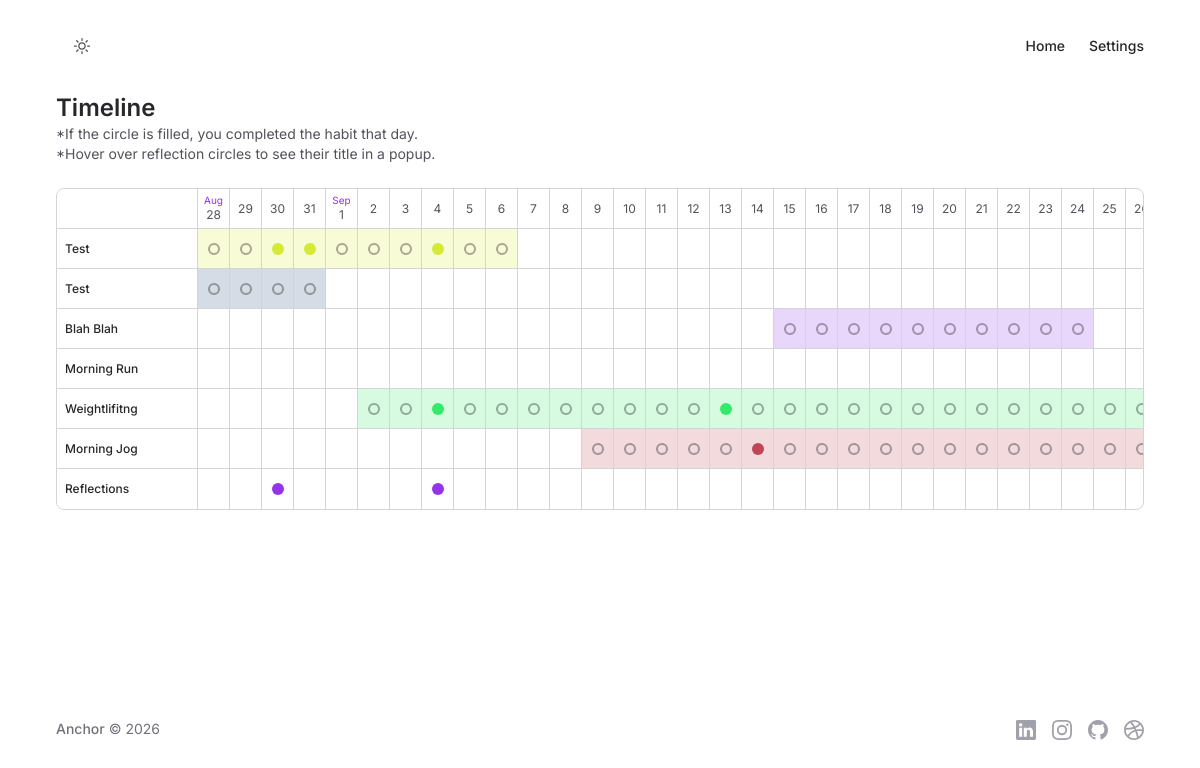
/timeline (signed in), run on the app's committed database.
### tables this page shows
CREATE TABLE habits (
id INTEGER PRIMARY KEY AUTOINCREMENT NOT NULL,
user_id INTEGER NOT NULL,
habit TEXT NOT NULL,
description TEXT,
start_date TEXT NOT NULL,
end_date TEXT NOT NULL, colour TEXT NOT NULL DEFAULT '#ffffff');

CREATE TABLE reflections (
id INTEGER PRIMARY KEY AUTOINCREMENT NOT NULL,
user_id INTEGER NOT NULL,
title TEXT NOT NULL,
date TEXT NOT NULL,
content TEXT NOT NULL);

### app.py (the view)
@app.route("/timeline")
@login_required
def timeline():
    CELL_WIDTH = 32   # px per day column
    LABEL_WIDTH = 140 # px for the sticky habit-name column
    db = get_db()
    user_id = session["user_id"]
    habits = [dict(r) for r in db.execute(
        "SELECT id, habit, start_date, end_date, colour FROM habits WHERE user_id = ?",
        (user_id,)
    ).fetchall()]
    logs = [dict(r) for r in db.execute(
        """SELECT habit_logs.habit_id, habit_logs.completed_date
           FROM habit_logs
           JOIN habits ON habit_logs.habit_id = habits.id
           WHERE habits.user_id = ?""",
        (user_id,)
    ).fetchall()]
    reflections = [dict(r) for r in db.execute(
        "SELECT date, title, content FROM reflections WHERE user_id = ?",
        (user_id,)
    ).fetchall()]
    if not habits:
        return render_template("timeline.html", habits=[], date_headers=[], reflection_row=[],
                                cell_width=CELL_WIDTH, label_width=LABEL_WIDTH)
    all_dates = []
    for h in habits:
        all_dates += [date.fromisoformat(h["start_date"]), date.fromisoformat(h["end_date"])]
    for l in logs:
        all_dates.append(date.fromisoformat(l["completed_date"]))
    for r in reflections:
        all_dates.append(date.fromisoformat(r["date"]))
    min_date, max_date = min(all_dates), max(all_dates)
    dates = []
    cursor = min_date
    while cursor <= max_date:
        dates.append(cursor)
        cursor += timedelta(days=1)
    print("dates found:", len(dates), "min:", min_date, "max:", max_date)
    completed_lookup = {(l["habit_id"], l["completed_date"]) for l in logs}
    reflection_lookup = {r["date"]: r for r in reflections}
    date_headers = [{
        "day": d.day,
        "month_label": d.strftime("%b") if d.day == 1 or d == min_date else None,
    } for d in dates]
    for h in habits:
        start = date.fromisoformat(h["start_date"])
        end = date.fromisoformat(h["end_date"])
        cells = []
        for d in dates:
            active = start <= d <= end
            completed = active and (h["id"], d.isoformat()) in completed_lookup
            cells.append({"active": active, "completed": completed})
        h["cells"] = cells  # one cell dict per day, aligned to `dates`
    reflection_row = [{
        "has_reflection": d.isoformat() in reflection_lookup,
        "title": reflection_lookup.get(d.isoformat(), {}).get("title", ""),
    } for d in dates]
    return render_template(
        "timeline.html",
        habits=habits,
        reflections=reflections,
        date_headers=date_headers,
        reflection_row=reflection_row,
        cell_width=CELL_WIDTH,
        label_width=LABEL_WIDTH,
    )

### app.py (called while the page is built)
@app.after_request
def after_request(response):
    response.headers["Cache-Control"] = "no-cache, no-store, must-revalidate"
    response.headers["Expires"] = 0
    response.headers["Pragma"] = "no-cache"
    return response

@app.context_processor
def inject_user():
    return dict(username=session.get("username"))

### helpers.py (called while the page is built)
def get_db():
    if "db" not in g:
        g.db = sqlite3.connect(DATABASE)
        g.db.row_factory = sqlite3.Row
    return g.db

def login_required(f):
    @wraps(f)
    def decorated_function(*args, **kwargs):
        if session.get("user_id") is None:
            return redirect("/login")
        return f(*args, **kwargs)
    return decorated_function

### templates/timeline.html (shortened to what this page needs)
{% extends "layout.html" %}
{% block main %}
<div class="md:col-span-12">
    <h1 class="text-2xl font-semibold text-text dark:text-text-dark">Timeline</h1>
    {% if not habits and not reflections %}
        <p class="mt-6 text-sm text-text-muted dark:text-text-muted-dark">
            Add some habits and reflections to get started!
        </p>
    {% else %}
        <p class="text-sm text-text-muted dark:text-text-muted-dark">*If the circle is filled, you completed the habit that day.</p>
        <p class="text-sm text-text-muted dark:text-text-muted-dark">*Hover over reflection circles to see their title in a popup.</p>
        <br>
        <div class="overflow-x-auto border border-border dark:border-border-dark rounded-lg">
            <div class="grid"
                style="grid-template-columns: {{ label_width }}px repeat({{ date_headers|length }}, {{ cell_width }}px);
                        grid-auto-rows: 40px;">
                <div class="sticky left-0 z-10 bg-surface dark:bg-surface-dark border-b border-border dark:border-border-dark"></div>
                {% for dh in date_headers %}
                <div class="flex flex-col items-center justify-center text-xs text-text-muted border-b border-l border-border dark:border-border-dark">
                    {% if dh.month_label %}<span class="text-[10px] text-brand">{{ dh.month_label }}</span>{% endif %}
                    <span>{{ dh.day }}</span>
                </div>
                {% endfor %}
                {% for h in habits %}
                <div class="sticky left-0 z-10 bg-surface dark:bg-surface-dark flex items-center px-2 text-xs font-medium truncate border-b border-border dark:border-border-dark">
                    {{ h.habit }}
                </div>
                {% for cell in h.cells %}
                    <div class="relative flex items-center justify-center border-b border-l border-border dark:border-border-dark"
                        style="{% if cell.active %}background-color: {{ h.colour }}33;{% endif %}">
                    {% if cell.active %}
                        <div class="w-3 h-3 rounded-full {% if not cell.completed %}border-2 border-current opacity-40{% endif %}"
                            style="{% if cell.completed %}background-color: {{ h.colour }};{% endif %}">
                        </div>
                    {% endif %}
                    </div>
                {% endfor %}
                {% endfor %}
                {% if reflections %}
                    <div class="sticky left-0 z-10 bg-surface dark:bg-surface-dark flex items-center px-2 text-xs font-medium">
                    Reflections
                    </div>
                    {% for cell in reflection_row %}
                    <div class="flex items-center justify-center border-l border-border dark:border-border-dark" title="{{ cell.title }}">
                        {% if cell.has_reflection %}
                        <div class="w-3 h-3 rounded-full bg-brand"></div>
                        {% endif %}
                    </div>
                    {% endfor %}
                {% endif %}
            </div>
        </div>
    {% endif %}
</div>
{% endblock %}

### data on the page
habits: habit "Test"
habits: habit "Test"
habits: habit "Blah Blah"
habits: habit "Morning Run"
habits: habit "Weightlifitng"
habits: habit "Morning Jog"

### other printed values
{{ dh.month_label }} "Aug" "Sep"
{{ dh.day }} "28" "29" "30" "31" "1" "2" "3" "4" "5" "6" "7" "8" "9" "10" "11" "12" "13" "14" "15" "16" "17" "18" "19" "20" "21" "22" "23" "24" "25"
